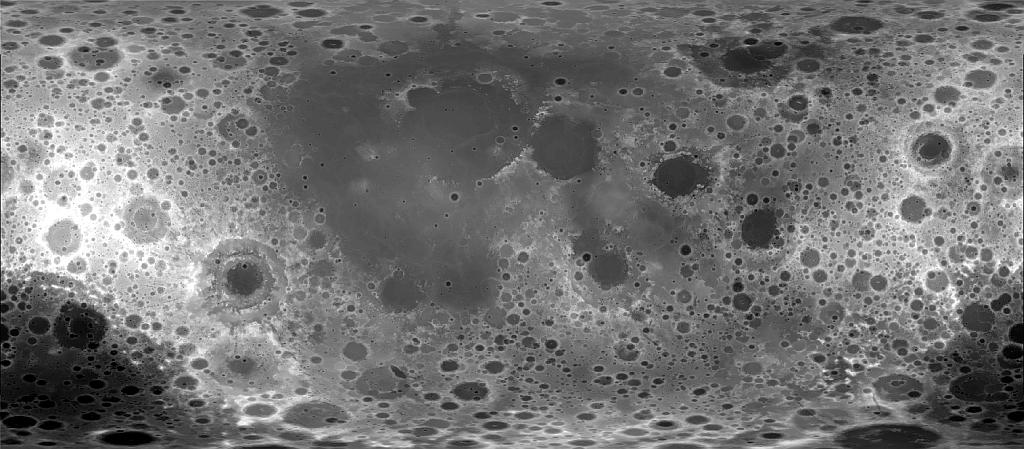
#> input picture assets/source/moon-surface.jpg, 1024 x 449 px; its folder holds only this picture in this run
$ python mask_moon_coverage.py
#> lines starting #> are read from the running program, lines starting #| are printed output that depends on the picture
#!/usr/bin/env python3
"""Build and validate TerraTwin's lunar full-globe display texture.

The preserved source is a 1024 × 449 USGS GLD100-derived preview that represents
only 79°N to 79°S (158° of latitude). It is *not* a full-sphere equirectangular
image. This script maps every source row into that exact latitude band in a
1024 × 512 (2:1) equirectangular PNG. The actual 11° north/south polar caps
receive a deliberately non-terrain coverage treatment.

The generated PNG is a visualization texture, not an analytical raster layer.
"""

from __future__ import annotations

import argparse
from math import ceil, floor, isclose
from pathlib import Path
from typing import cast

from PIL import Image, ImageDraw

ROOT = Path(__file__).resolve().parents[1]
SOURCE = ROOT / "assets" / "source" / "moon-surface.jpg"
OUTPUT = ROOT / "client" / "public" / "assets" / "moon-surface-equirectangular.png"
RENDERER_SOURCE = ROOT / "client" / "src" / "features" / "explorer" / "planet-r3f" / "PlanetScene.tsx"

OUTPUT_WIDTH = 1024
OUTPUT_HEIGHT = 512
NORTH_LATITUDE = 79.0
SOUTH_LATITUDE = -79.0
FULL_SPHERE_DEGREES = 180.0

# Deliberately abstract no-data treatment. These colors do not encode terrain.
MASK = (42, 63, 72)
GRID = (113, 156, 170)


def latitude_for_output_boundary(y: float) -> float:
    """Latitude at a top-origin equirectangular output pixel boundary."""
    return 90.0 - (y / OUTPUT_HEIGHT) * FULL_SPHERE_DEGREES


def output_boundary_for_latitude(latitude: float) -> float:
    """Top-origin equirectangular output pixel boundary for a latitude."""
    return (90.0 - latitude) / FULL_SPHERE_DEGREES * OUTPUT_HEIGHT


TOP_COVERAGE_BOUNDARY = output_boundary_for_latitude(NORTH_LATITUDE)
BOTTOM_COVERAGE_BOUNDARY = output_boundary_for_latitude(SOUTH_LATITUDE)
COVERAGE_HEIGHT = BOTTOM_COVERAGE_BOUNDARY - TOP_COVERAGE_BOUNDARY
FIRST_COVERAGE_ROW = floor(TOP_COVERAGE_BOUNDARY)
LAST_COVERAGE_ROW_EXCLUSIVE = ceil(BOTTOM_COVERAGE_BOUNDARY)


def coverage_fraction_for_row(y: int) -> float:
    """Fraction of output row y that geographically belongs to the GLD100 band."""
    return max(0.0, min(y + 1.0, BOTTOM_COVERAGE_BOUNDARY) - max(float(y), TOP_COVERAGE_BOUNDARY))


def source_coordinate_for_output_row(y: int, source_height: int) -> float:
    """Map the covered part of an output row to its source sample coordinate.

    The formula maps source image boundaries [0, source_height] to the exact
    output coverage boundaries [TOP_COVERAGE_BOUNDARY, BOTTOM_COVERAGE_BOUNDARY].
    For the two fractional edge rows, sample at the center of the portion that
    is actually covered rather than at the center of the whole output pixel.
    """
    covered_top = max(float(y), TOP_COVERAGE_BOUNDARY)
    covered_bottom = min(float(y + 1), BOTTOM_COVERAGE_BOUNDARY)
    sample_boundary = (covered_top + covered_bottom) / 2.0
    return ((sample_boundary - TOP_COVERAGE_BOUNDARY) / COVERAGE_HEIGHT) * source_height - 0.5


def no_data_texture() -> Image.Image:
    """Create the explicit coverage/no-data base without surface content."""
    image = Image.new("RGB", (OUTPUT_WIDTH, OUTPUT_HEIGHT), MASK)
    draw = ImageDraw.Draw(image)
    for x in range(0, OUTPUT_WIDTH, 64):
        draw.line((x, 0, x, OUTPUT_HEIGHT - 1), fill=GRID, width=1)
    for y in range(7, OUTPUT_HEIGHT, 8):
        draw.line((0, y, OUTPUT_WIDTH - 1, y), fill=GRID, width=1)
    return image


def resampled_source_row(source: Image.Image, coordinate: float) -> Image.Image:
    """Linearly resample a source row at a geographic output sample location.

    Horizontal pixels are copied 1:1. Vertically, standard linear resampling
    handles the sub-pixel 449.422-pixel target coverage height without dropping
    either edge of the 449-row source image.
    """
    coordinate = max(0.0, min(float(source.height - 1), coordinate))
    lower = floor(coordinate)
    upper = min(source.height - 1, lower + 1)
    fraction = coordinate - lower
    lower_row = source.crop((0, lower, source.width, lower + 1))
    if upper == lower:
        return lower_row
    upper_row = source.crop((0, upper, source.width, upper + 1))
    return Image.blend(lower_row, upper_row, fraction)


def participating_source_rows(source_height: int) -> set[int]:
    """Return every source row that contributes to a covered output sample."""
    rows: set[int] = set()
    for y in range(FIRST_COVERAGE_ROW, LAST_COVERAGE_ROW_EXCLUSIVE):
        if coverage_fraction_for_row(y) <= 0:
            continue
        coordinate = max(0.0, min(float(source_height - 1), source_coordinate_for_output_row(y, source_height)))
        lower = floor(coordinate)
        rows.add(lower)
        rows.add(min(source_height - 1, lower + 1))
    return rows


def build_display_texture(source: Image.Image) -> Image.Image:
    if source.size != (OUTPUT_WIDTH, 449):
        raise ValueError(f"Expected the preserved lunar preview to be 1024x449; received {source.size}")

    display = no_data_texture()
    no_data = display.copy()

    for y in range(FIRST_COVERAGE_ROW, LAST_COVERAGE_ROW_EXCLUSIVE):
        fraction = coverage_fraction_for_row(y)
        if fraction <= 0:
            continue
        source_row = resampled_source_row(source, source_coordinate_for_output_row(y, source.height))
        if fraction < 1:
            # The two boundary rows straddle the exact ±79° coverage boundaries.
            # Mix only by true geographic area; no source imagery is extended into the caps.
            source_row = Image.blend(no_data.crop((0, y, OUTPUT_WIDTH, y + 1)), source_row, fraction)
        display.paste(source_row, (0, y))

    return display


def assert_mapping(source: Image.Image, display: Image.Image, output_format: str | None) -> None:
    """Perform deterministic dimension, coverage, alignment, and renderer checks."""
    if display.size != (OUTPUT_WIDTH, OUTPUT_HEIGHT):
        raise AssertionError(f"Expected {OUTPUT_WIDTH}x{OUTPUT_HEIGHT} output; received {display.size}")
    if display.width != 2 * display.height:
        raise AssertionError("The output is not a 2:1 full-sphere equirectangular texture")
    if output_format != "PNG":
        raise AssertionError("The output is not a PNG lossless raster")
    if source.size != (OUTPUT_WIDTH, 449):
        raise AssertionError("The preserved lunar source dimensions changed")

    # Independently derive expected boundaries from the supplied latitude range.
    expected_top = OUTPUT_HEIGHT * (90.0 - NORTH_LATITUDE) / 180.0
    expected_bottom = OUTPUT_HEIGHT * (90.0 - SOUTH_LATITUDE) / 180.0
    if not isclose(TOP_COVERAGE_BOUNDARY, expected_top, abs_tol=1e-12):
        raise AssertionError("The northern coverage edge is not in the exact equirectangular location")
    if not isclose(BOTTOM_COVERAGE_BOUNDARY, expected_bottom, abs_tol=1e-12):
        raise AssertionError("The southern coverage edge is not in the exact equirectangular location")

    # Exact geographic alignment lives at sub-pixel output boundaries.
    if not isclose(latitude_for_output_boundary(TOP_COVERAGE_BOUNDARY), NORTH_LATITUDE, abs_tol=1e-12):
        raise AssertionError("The source northern boundary is not mapped to 79°N")
    if not isclose(latitude_for_output_boundary(BOTTOM_COVERAGE_BOUNDARY), SOUTH_LATITUDE, abs_tol=1e-12):
        raise AssertionError("The source southern boundary is not mapped to 79°S")
    if not isclose(COVERAGE_HEIGHT, 449.4222222222222, abs_tol=1e-9):
        raise AssertionError("The target latitude band has an unexpected pixel height")

    # Every original source row contributes to at least one output sample.
    source_rows = participating_source_rows(source.height)
    if source_rows != set(range(source.height)):
        missing = sorted(set(range(source.height)) - source_rows)
        raise AssertionError(f"Valid source rows were not mapped into the display: {missing[:8]}")
    first_coordinate = source_coordinate_for_output_row(FIRST_COVERAGE_ROW, source.height)
    last_coordinate = source_coordinate_for_output_row(LAST_COVERAGE_ROW_EXCLUSIVE - 1, source.height)
    if first_coordinate > 0 or last_coordinate < source.height - 1:
        raise AssertionError("The output sampling domain does not reach both source-image edges")

    # Fully uncovered cap rows must contain only the no-data treatment, not terrain pixels.
    no_data = no_data_texture()
    top_cap = (0, 0, OUTPUT_WIDTH, FIRST_COVERAGE_ROW)
    bottom_cap = (0, LAST_COVERAGE_ROW_EXCLUSIVE, OUTPUT_WIDTH, OUTPUT_HEIGHT)
    if display.crop(top_cap).tobytes() != no_data.crop(top_cap).tobytes():
        raise AssertionError("The fully uncovered north polar cap contains non-no-data pixels")
    if display.crop(bottom_cap).tobytes() != no_data.crop(bottom_cap).tobytes():
        raise AssertionError("The fully uncovered south polar cap contains non-no-data pixels")
    if coverage_fraction_for_row(FIRST_COVERAGE_ROW) >= 1 or coverage_fraction_for_row(LAST_COVERAGE_ROW_EXCLUSIVE - 1) >= 1:
        raise AssertionError("Boundary coverage rows lost their required sub-pixel geographic treatment")

    renderer = RENDERER_SOURCE.read_text(encoding="utf-8")
    texture_loader = RENDERER_SOURCE.with_name("usePlanetTexture.ts").read_text(encoding="utf-8")
    if '"/assets/moon-surface-equirectangular.png"' not in texture_loader or "usePlanetTexture(props.body" not in renderer:
        raise AssertionError("The Moon renderer is not configured to load the corrected display texture")
    if "moon-surface-masked.webp" in renderer + texture_loader:
        raise AssertionError("The Moon renderer still references the deprecated non-equirectangular derivative")
    if "bumpMap={sourceTexture" in renderer:
        raise AssertionError("The colorized visual preview must not be interpreted as lunar elevation relief")


# [66 lines left out: functions assert_synthetic_geographic_alignment, assert_output_matches_source_transform, not called in this run]


def main() -> None:
    parser = argparse.ArgumentParser(description=__doc__)
    parser.add_argument("--validate-only", action="store_true", help="Validate the existing output without regenerating it")
    args = parser.parse_args()

    source = Image.open(SOURCE).convert("RGB")
#> source is the input picture: PIL image 1024x449 RGB; min 0, max 255, mean 114.6
    if args.validate_only:
        opened_display = Image.open(OUTPUT)
        output_format = opened_display.format
        display = opened_display.convert("RGB")
    else:
        display = build_display_texture(source)
#> in no_data_texture, `image = Image.new("RGB", (OUTPUT_WIDTH, OUTPUT_HEIGHT), MASK)`:
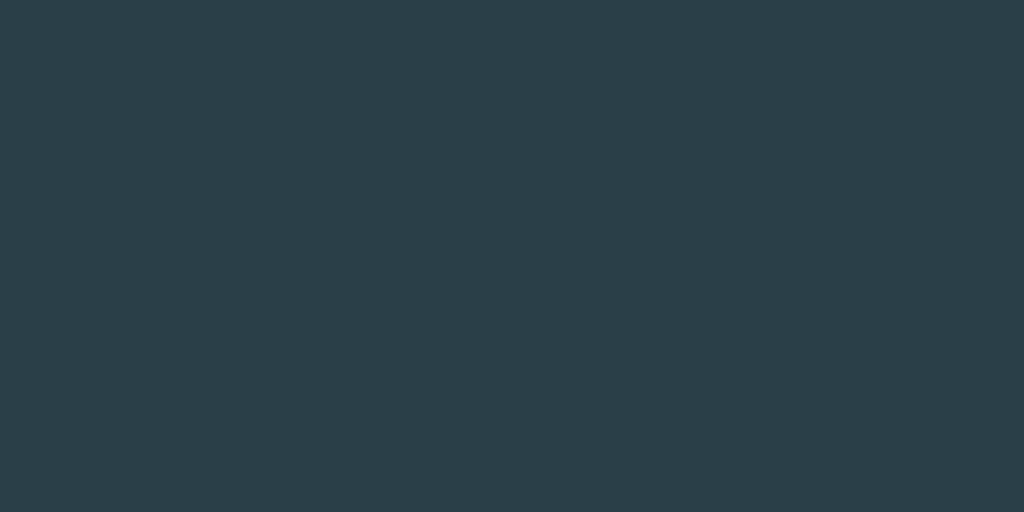
#> image: PIL image 1024x512 RGB; mean R, G, B 42, 63, 72
#> in build_display_texture, `display = no_data_texture()`:
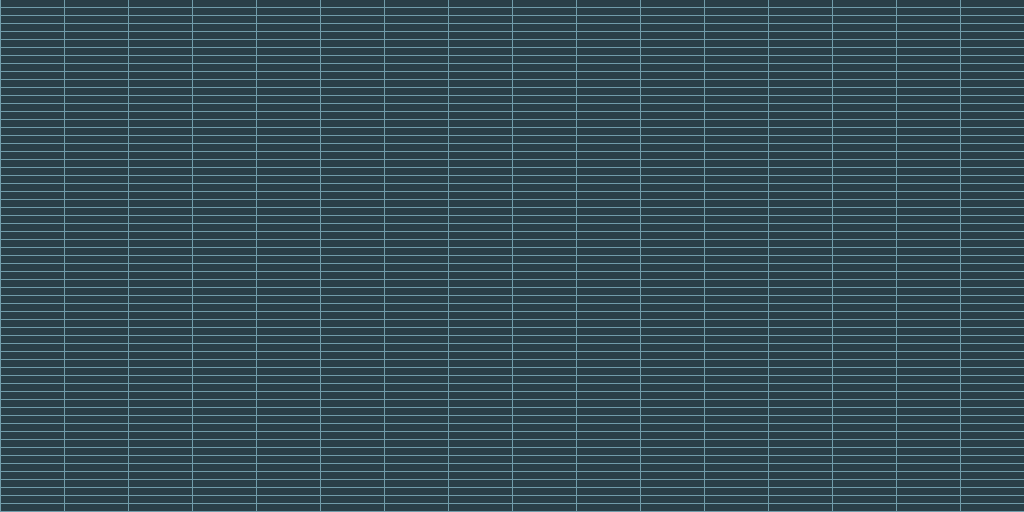
#> display: PIL image 1024x512 RGB; mean R, G, B 51.8, 75.9, 85.6
#> after the loop in build_display_texture, `for y in range(FIRST_COVERAGE_ROW, LAST_COVERAGE_ROW_EXCLUSIVE):`:
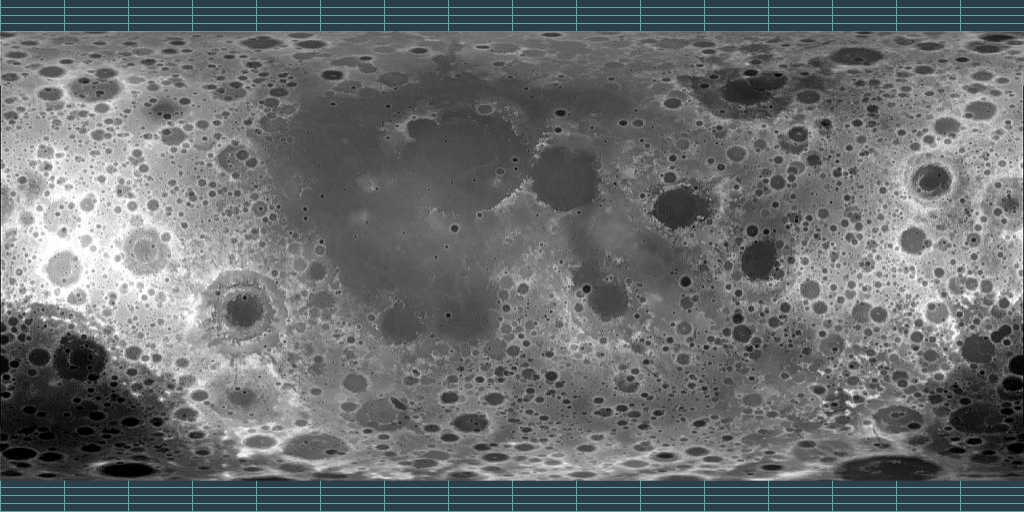
#> display: PIL image 1024x512 RGB; mean R, G, B 106.4, 109.3, 110.5
        OUTPUT.parent.mkdir(parents=True, exist_ok=True)
        display.save(OUTPUT, format="PNG", optimize=True)
        opened_display = Image.open(OUTPUT)
        output_format = opened_display.format
#> output_format = 'PNG'
        display = opened_display.convert("RGB")
        source = Image.open(SOURCE).convert("RGB")

    assert_mapping(source, display, output_format)
    assert_synthetic_geographic_alignment()
    assert_output_matches_source_transform(source, display)
    print(f"Verified {OUTPUT.relative_to(ROOT)}: {OUTPUT_WIDTH}x{OUTPUT_HEIGHT} 2:1 PNG")
    print(f"Mapped all {source.height} source rows into {NORTH_LATITUDE:.0f}°N to {SOUTH_LATITUDE:.0f}°S")
    print(
        "Exact coverage boundaries: "
        f"y={TOP_COVERAGE_BOUNDARY:.6f} ({NORTH_LATITUDE:.0f}°N), "
        f"y={BOTTOM_COVERAGE_BOUNDARY:.6f} ({SOUTH_LATITUDE:.0f}°S); "
        f"{FIRST_COVERAGE_ROW} fully no-data rows at each polar cap."
    )


if __name__ == "__main__":
#> (the run stopped early here; a loop or call above may not have finished)
